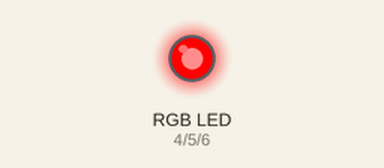
Simulated run of this sketch. Board: Arduino Uno, built with avr-gcc and run on an emulated ATmega328P. Shown: an RGB LED mixed from three pins (HIGH = lit).

Above: at 0.1 s.
Timing chart, 0 to 1.6 s (numbered marks = the images above):
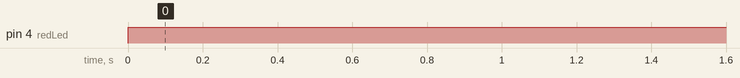

Measured:
- by itself, pin 4 (redLed): LOW → HIGH at 0.00 s

The sketch:

RGB_LED.ino
```cpp
#define redLed 4
#define greenLed 5
#define blueLed 6

void setup() {
  pinMode(redLed,OUTPUT);
  pinMode(greenLed,OUTPUT);
  pinMode(blueLed,OUTPUT);

}

void setColor(int red,int green,int blue){
  analogWrite(redLed,red);
  analogWrite(greenLed,green);
  analogWrite(blueLed,blue);
}
void loop() {
  // put your main code here, to run repeatedly:
  // digitalWrite(redLed,HIGH);
  // delay(1000);
  // digitalWrite(greenLed,LOW);
  // delay(1000);
  // digitalWrite(blueLed,LOW);
  // delay(1000);
  // digitalWrite(redLed,LOW);
  // delay(1000);
  // digitalWrite(greenLed,HIGH);
  // delay(1000);
  // digitalWrite(blueLed,LOW);
  // delay(1000);
  //  digitalWrite(redLed,LOW);
  // delay(1000);
  // digitalWrite(greenLed,LOW);
  // delay(1000);
  // digitalWrite(blueLed,HIGH);
  // delay(1000);
setColor(255,0,0);
}
```
